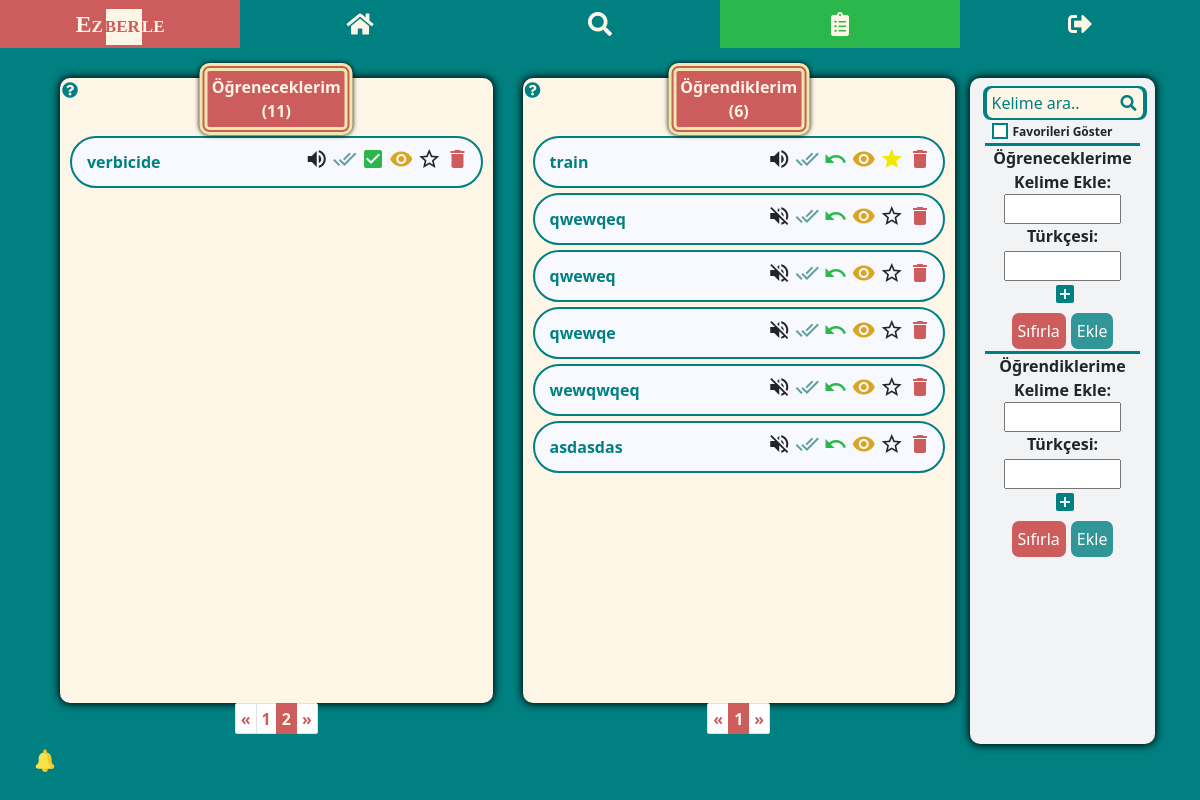
/kelime_listesi/?s=2 (signed in), run on an earlier commit of the app's database.
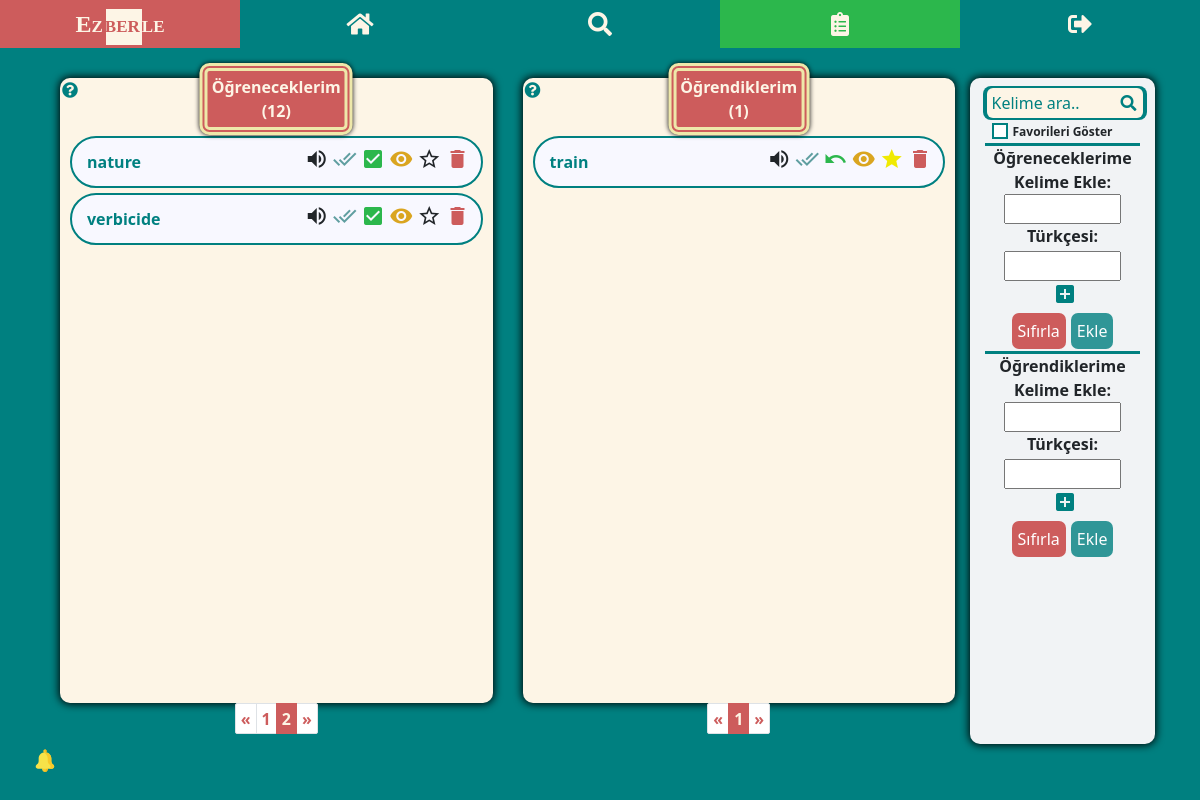
And on a later commit of the database.
### my_dict/models.py (models this page shows, shortened)
class WordEn(models.Model):
    user = models.ForeignKey(User, on_delete=models.CASCADE)
    english = models.CharField(max_length=100)
    audio = models.CharField(max_length=300)
    create_time = models.DateTimeField(auto_now_add=True)
    is_learned = models.BooleanField(default=False)
    is_seen = models.BooleanField(default=False)
    is_starred = models.BooleanField(default=False)
    is_in_reminder_list = models.BooleanField(default=False)
    memorize_tracker = FieldTracker(fields=['is_learned'])
    class Meta:
        ordering = ['-create_time']

### my_dict/views.py (the view)
# urls.py: path('kelime_listesi/', my_word_list, name='word-list'),
@login_required
def my_word_list(request):
    l_words = WordEn.objects.filter(user=request.user, is_learned=True)
    unl_words = WordEn.objects.filter(user=request.user, is_learned=False)
    if request.method == 'POST':
        if "english-unl" in request.POST:
            word_en = request.POST.get('english-unl')
            word_tr_list = request.POST.getlist('turkish-unl[]')
            if not WordEn.objects.filter(user=request.user, english=word_en).exists():
                create_word_en = WordEn(user=request.user, english=word_en)
                create_word_en.save()
                for word_tr in word_tr_list:
                    if word_tr.strip() != "":
                        create_word_tr = create_word_en.turkish.create(turkish=word_tr)
                        create_word_tr.save()
                is_added = True
            else:
                is_added = False
            data = {'is_added': is_added}
            return JsonResponse(data)
        elif "english-l" in request.POST:
            word_en = request.POST.get('english-l')
            word_tr_list = request.POST.getlist('turkish-l[]')
            if not WordEn.objects.filter(user=request.user, english=word_en).exists():
                create_word_en = WordEn(user=request.user, english=word_en, is_learned=True)
                create_word_en.save()
                for word_tr in word_tr_list:
                    if word_tr.strip() != "":
                        create_word_tr = create_word_en.turkish.create(turkish=word_tr)
                        create_word_tr.save()
                is_added = True
            else:
                is_added = False
            data = {'is_added': is_added}
            return JsonResponse(data)
    elif request.method == "GET":
        word = request.GET.get("q")
        my_word_list_search(request, word)
    paginator_unl = Paginator(unl_words, 10)
    page_no_unl = request.GET.get('s')
    page_unl = paginator_unl.get_page(page_no_unl)
    paginator_l = Paginator(l_words, 10)
    page_no_l = request.GET.get('p')
    page_l = paginator_l.get_page(page_no_l)
    data = {
        'page_obj_unl': page_unl,
        'page_obj_l': page_l,
        'unlearned_count': len(unl_words),
        'learned_count': len(l_words),
    }
    pre_reminder_count = Profile.objects.get(user_id=request.user.id).reminder_count
    new_reminder_count = len(WordEn.objects.filter(user=request.user, is_in_reminder_list=True))
    prof = Profile.objects.get(user_id=request.user.id)
    prof.reminder_count = new_reminder_count
    data['reminder_count'] = new_reminder_count
    prof.save()
    if new_reminder_count > pre_reminder_count:
        data['show_reminder_notif'] = True
    return render(request, 'my_dict/word_list.html', context=data)

### my_dict/views.py (called while the page is built, shortened)
@login_required
def my_word_list_search(request, word):
    unl_words = WordEn.objects.filter(user=request.user, is_learned=False)
    l_words = WordEn.objects.filter(user=request.user, is_learned=True)
    word_unl = list()
    word_l = list()
    paginator_unl = Paginator(word_unl, 10)
    page_no_unl = request.GET.get('s')
    page_unl = paginator_unl.get_page(page_no_unl)
    paginator_l = Paginator(word_l, 10)
    page_no_l = request.GET.get('p')
    page_l = paginator_l.get_page(page_no_l)
    data = {
        'page_obj_unl': page_unl,
        'page_obj_l': page_l,
        'unlearned_count': len(unl_words),
        'learned_count': len(l_words),
        'unl_pg_count': len(word_unl),
        'l_pg_count': len(word_l),
        'word': word
    }
    return render(request, 'my_dict/word_list.html', context=data)

### my_dict/templates/my_dict/word_list.html (shortened to what the changed rows need)
{% extends 'base.html' %}
{% load static %}
{% block content %}
<div class="container-md">
<div class="row mt-4">
    <div class="col-lg-5 tbl-first mt-md-4">
        <div class="tbl-words position-relative">
            <span class="wl-title">Öğreneceklerim <br> (<span class="count-unl">{{ unlearned_count }}</span>)</span>
            <ul class="unl-word">
                {% if "kelime_listesi/q=" not in request.path or page_obj_unl|length > 0 %}
                    {% for word in page_obj_unl %}
                    <li data-id="{{word.id}}" class="li{{word.id}}">
                        <div class="en-section">
                            <div class="align-self-center word">
                                <a href="{% url 'dictionary-search' word.english %}">{{ word.english }}</a>
                            </div>
                            <div data-id="{{word.id}}" class="btn-grp">
                                {% if word.audio %}
                                <i title="Dinle" class="material-icons audio">volume_up</i>
                                {% else %}
                                <i title="Ses mevcut değil" class="material-icons audio">volume_off</i>
                                <audio src="{{word.audio}}"></audio>
                                {% endif %}
                                {% if word.is_seen %}
                                <i title="Görüldü" class="material-icons tick-seen dodger">done_all</i>
                                {% else %}
                                <i title="Görüldü" class="material-icons tick-seen cadet">done_all</i>
                                {% endif %}
                                <i title="Ezberledim" class="material-icons tick-learn memorize">check_box</i>
                                <button data-toggle="collapse" data-target=".tr{{word.id}}" class="eye">
                                    <i title="Türkçelerini göster" class="material-icons">remove_red_eye</i>
                                </button>
                                {% if not word.is_starred %}
                                <i title="Favorilere ekle" class="material-icons star">star_border</i>
                                {% else %}
                                <i title="Favorilere eklendi" class="material-icons star pale-yellow">star</i>
                                {% endif %}
                                <i title="Sil" class="material-icons del del-unl">delete</i>
                            </div>
                        </div>
                    </li>
                    {% endfor %}
                {% elif page_obj_unl|length == 0 and '$favorites' not in request.path %}
                    <li>Bu listeye <u>{{word}}</u> için bir kelime kayıt edilmemiş.</li>
                {% endif %}
            </ul>
        </div>
        {% if 'kelime_listesi/q=' not in request.path or unl_pg_count > 9 %}
        <nav aria-label="Page navigation example">
          <ul class="pagination pagination-sm justify-content-center">
          {% for i in page_obj_unl.paginator.page_range %}
              {% if page_obj_unl.number == i %}
                  <li class="page-item active" aria-current="page">
                <span class="page-link">
                  {{ i }}
                </span>
              </li>
              {% elif i > page_obj_unl.number|add:'-5' and i < page_obj_unl.number|add:'5' %}
                   <li class="page-item"><a class="page-link" href="?s={{ i }}">{{ i }}</a></li>
              {% endif %}
          {% endfor %}
        </ul>
      </nav>
        {% endif %}
    </div>
    <div class="col-lg-5 mt-md-4">
        <div class="tbl-words position-relative">
            <span class="wl-title">Öğrendiklerim <br> (<span class="count-l">{{ learned_count }}</span>)</span>
            <ul class="l-word">
                {% if "kelime_listesi/q=" not in request.path or page_obj_l|length > 0 %}
                    {% for word in page_obj_l %}
                    <li data-id="{{word.id}}" class="li{{word.id}}">
                        <div class="en-section">
                            <div class="align-self-center word">
                                <a href="{% url 'dictionary-search' word.english %}">{{ word.english }}</a>
                            </div>
                            <div data-id="{{word.id}}" class="btn-grp">
                                {% if word.audio %}
                                <i title="Dinle" class="material-icons audio">volume_up</i>
                                {% else %}
                                <i title="Ses mevcut değil" class="material-icons audio">volume_off</i>
                                {% endif %}
                                {% if word.is_seen %}
                                <i title="Görüldü" class="material-icons tick-seen dodger">done_all</i>
                                {% else %}
                                <i title="Görüldü" class="material-icons tick-seen cadet">done_all</i>
                                {% endif %}
                                <i title="Unuttum" class="material-icons tick-unlearn memorize">undo</i>
                                {% if word.turkish %}
                                <button data-toggle="collapse" data-target=".tr{{word.id}}" class="eye"><i title="Türkçelerini göster" class="material-icons">remove_red_eye</i></button>
                                {% endif %}
                                {% if not word.is_starred %}
                                <i title="Favorilere ekle" class="material-icons star">star_border</i>
                                {% else %}
                                <i title="Favorilere eklendi" class="material-icons star pale-yellow">star</i>
                                {% endif %}
                                <i title="Sil" class="material-icons del del-l">delete</i>
                            </div>
                        </div>
                    </li>
                    {% endfor %}
                {% elif page_obj_l|length == 0 and '$favorites' not in request.path %}
                    <li>Bu listeye <u>{{word}}</u> için bir kelime kayıt edilmemiş.</li>
                {% endif %}
            </ul>
        </div>
        {% if 'kelime_listesi/q=' not in request.path or l_pg_count > 9 %}
        <nav aria-label="Page navigation example">
          <ul class="pagination pagination-sm justify-content-center">
          {% for i in page_obj_l.paginator.page_range %}
              {% if page_obj_l.number == i %}
                  <li class="page-item active" aria-current="page">
                <span class="page-link">
                  {{ i }}
                </span>
              </li>
              {% elif i > page_obj_l.number|add:'-5' and i < page_obj_l.number|add:'5' %}
                   <li class="page-item"><a class="page-link" href="?p={{ i }}">{{ i }}</a></li>
              {% endif %}
          {% endfor %}
          </ul>
        </nav>
        {% endif %}
    </div>
</div>
</div>
{% endblock %}

What changed in the data, as far as the page shows it:
removed WordEn: english "qwewqeq", is_seen False (drawn), is_starred False (drawn)
removed WordEn: english "qweweq", is_seen False (drawn), is_starred False (drawn)
removed WordEn: english "qwewqe", is_seen False (drawn), is_starred False (drawn)
removed WordEn: english "wewqwqeq", is_seen False (drawn), is_starred False (drawn)
removed WordEn: english "asdasdas", is_seen False (drawn), is_starred False (drawn)
now on this page (row unchanged): WordEn: english "nature", is_seen False (drawn), is_starred False (drawn)
Also different on the page:
{{ unlearned_count }}: "11" → "12"
{{ learned_count }}: "6" → "1"
